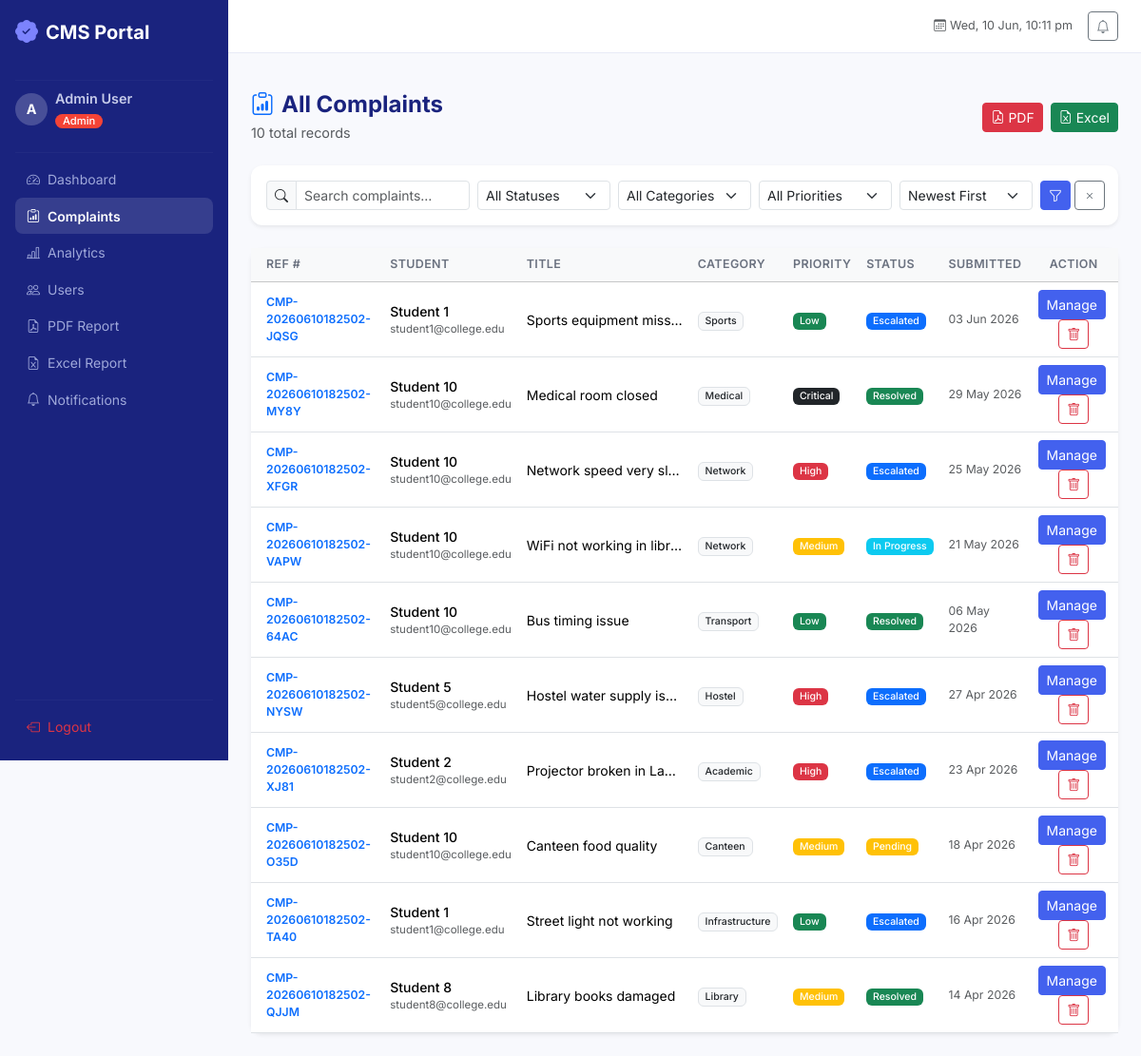
The page /admin/complaints (signed in) on the database its author committed.
### flask-app/app/models/user.py (models this page shows, shortened)
class TimestampMixin:
    created_at = db.Column(db.DateTime, default=datetime.utcnow, nullable=False)
    updated_at = db.Column(
        db.DateTime, default=datetime.utcnow, onupdate=datetime.utcnow, nullable=False
    )

class User(UserMixin, TimestampMixin, db.Model):
    __tablename__ = "users"
    id = db.Column(db.Integer, primary_key=True)
    name = db.Column(db.String(120), nullable=False)
    email = db.Column(db.String(150), unique=True, nullable=False, index=True)
    student_id = db.Column(db.String(20), unique=True, nullable=True)
    department = db.Column(db.String(100), nullable=True)
    phone = db.Column(db.String(20), nullable=True)
    _password_hash = db.Column("password_hash", db.String(255), nullable=False)
    role = db.Column(db.String(20), nullable=False, default="student")  # student | admin
    is_active = db.Column(db.Boolean, default=True)
    complaints = db.relationship(
        "Complaint",
        back_populates="user",
        lazy="dynamic",
        cascade="all, delete-orphan",
        foreign_keys="Complaint.user_id",
    )
    notifications = db.relationship(
        "Notification", back_populates="user", lazy="dynamic", cascade="all, delete-orphan"
    )
    @property
    def password(self):
        """Encapsulation: password is write-only."""
        raise AttributeError("Password is write-only.")
    @property
    def is_admin(self) -> bool:
        return self.role == "admin"

### flask-app/app/models/complaint.py (models this page shows, shortened)
class Complaint(db.Model):
    __tablename__ = "complaints"
    id = db.Column(db.Integer, primary_key=True)
    complaint_number = db.Column(
        db.String(40), unique=True, nullable=False, default=generate_complaint_number
    )
    user_id = db.Column(db.Integer, db.ForeignKey("users.id"), nullable=False, index=True)
    title = db.Column(db.String(200), nullable=False)
    description = db.Column(db.Text, nullable=False)
    category = db.Column(db.String(50), nullable=False, default="Other")
    priority = db.Column(db.String(20), nullable=False, default="Low")
    status = db.Column(db.String(30), nullable=False, default="Pending")
    attachment = db.Column(db.String(300), nullable=True)
    assigned_to = db.Column(db.Integer, db.ForeignKey("users.id"), nullable=True)
    admin_response = db.Column(db.Text, nullable=True)
    resolved_at = db.Column(db.DateTime, nullable=True)
    created_at = db.Column(db.DateTime, default=datetime.utcnow, nullable=False)
    updated_at = db.Column(
        db.DateTime, default=datetime.utcnow, onupdate=datetime.utcnow, nullable=False
    )
    user = db.relationship("User", foreign_keys=[user_id], back_populates="complaints")
    assignee = db.relationship("User", foreign_keys=[assigned_to])
    logs = db.relationship(
        "ComplaintLog", back_populates="complaint", lazy="dynamic",
        cascade="all, delete-orphan"
    )
    @property
    def priority_badge(self) -> str:
        badges = {
            "Low": "success", "Medium": "warning",
            "High": "danger", "Critical": "dark"
        }
        return badges.get(self.priority, "secondary")
    @property
    def status_badge(self) -> str:
        badges = {
            "Pending": "warning", "In Progress": "info",
            "Resolved": "success", "Rejected": "danger", "Escalated": "primary"
        }
        return badges.get(self.status, "secondary")

### flask-app/app/routes/admin.py (the view, shortened to what this page needs)
@admin_bp.route("/complaints")
@login_required
@admin_required
def complaints():
    page     = request.args.get("page", 1, type=int)
    search   = request.args.get("search", "").strip()
    status   = request.args.get("status", "")
    category = request.args.get("category", "")
    priority = request.args.get("priority", "")
    sort_by  = request.args.get("sort", "newest")
    query = Complaint.query
    if status:
        query = query.filter_by(status=status)
    if category:
        query = query.filter_by(category=category)
    if priority:
        query = query.filter_by(priority=priority)
    order_fn = {
        "newest":   lambda: Complaint.created_at.desc(),
        "oldest":   lambda: Complaint.created_at.asc(),
        "priority": lambda: Complaint.priority.desc(),
    }.get(sort_by, lambda: Complaint.created_at.desc())()
    pagination = query.order_by(order_fn).paginate(page=page, per_page=15, error_out=False)
    return render_template(
        "admin/complaints.html",
        pagination=pagination,
        complaints=pagination.items,
        categories=CATEGORIES,
        statuses=STATUSES,
        priorities=PRIORITIES,
        search=search,
        filter_status=status,
        filter_category=category,
        filter_priority=priority,
        sort_by=sort_by,
    )

### flask-app/app/templates/admin/complaints.html (shortened to what this page needs)
{% extends "base.html" %}
{% block content %}
<div class="page-header d-flex justify-content-between align-items-center mb-4">
  <div>
    <h4 class="fw-bold mb-1"><i class="bi bi-clipboard-data me-2 text-primary"></i>All Complaints</h4>
    <p class="text-muted mb-0">{{ pagination.total }} total record{{ 's' if pagination.total != 1 }}</p>
  </div>
  <div class="d-flex gap-2">
    <a href="{{ url_for('reports.generate_pdf') }}" target="_blank" class="btn btn-danger btn-sm">
      <i class="bi bi-file-earmark-pdf me-1"></i>PDF
    </a>
    <a href="{{ url_for('reports.generate_excel') }}" target="_blank" class="btn btn-success btn-sm">
      <i class="bi bi-file-earmark-excel me-1"></i>Excel
    </a>
  </div>
</div>
<div class="card shadow-sm border-0 mb-4">
  <div class="card-body py-3">
    <form method="GET" class="row g-2 align-items-end">
      <div class="col-md-3">
        <div class="input-group input-group-sm">
          <span class="input-group-text"><i class="bi bi-search"></i></span>
          <input type="text" name="search" class="form-control" placeholder="Search complaints…"
                 value="{{ search }}"/>
        </div>
      </div>
      <div class="col-md-2">
        <select name="status" class="form-select form-select-sm">
          <option value="">All Statuses</option>
        </select>
      </div>
      <div class="col-md-2">
        <select name="category" class="form-select form-select-sm">
          <option value="">All Categories</option>
        </select>
      </div>
      <div class="col-md-2">
        <select name="priority" class="form-select form-select-sm">
          <option value="">All Priorities</option>
        </select>
      </div>
      <div class="col-md-2">
        <select name="sort" class="form-select form-select-sm">
          <option value="newest" {% if sort_by=='newest' %}selected{% endif %}>Newest First</option>
        </select>
      </div>
      <div class="col-md-1 d-flex gap-1">
        <button type="submit" class="btn btn-primary btn-sm flex-grow-1">
          <i class="bi bi-funnel"></i>
        </button>
        <a href="{{ url_for('admin.complaints') }}" class="btn btn-outline-secondary btn-sm">
          <i class="bi bi-x"></i>
        </a>
      </div>
    </form>
  </div>
</div>
{% if complaints %}
<div class="card shadow-sm border-0">
  <div class="table-responsive">
    <table class="table table-hover align-middle mb-0">
      <thead class="table-light">
        <tr>
          <th class="ps-3">Ref #</th>
          <th>Student</th>
          <th>Title</th>
          <th>Category</th>
          <th>Priority</th>
          <th>Status</th>
          <th>Submitted</th>
          <th class="text-center">Action</th>
        </tr>
      </thead>
      <tbody>
        {% for c in complaints %}
        <tr>
          <td class="ps-3 fw-semibold text-primary small">{{ c.complaint_number }}</td>
          <td>
            <div class="fw-medium">{{ c.user.name if c.user else 'N/A' }}</div>
            <div class="text-muted x-small">{{ c.user.email if c.user else '' }}</div>
          </td>
          <td class="text-truncate" style="max-width:180px" title="{{ c.title }}">{{ c.title }}</td>
          <td><span class="badge bg-light text-dark border small">{{ c.category }}</span></td>
          <td><span class="badge bg-{{ c.priority_badge }}">{{ c.priority }}</span></td>
          <td><span class="badge bg-{{ c.status_badge }}">{{ c.status }}</span></td>
          <td class="text-muted small">{{ c.created_at.strftime('%d %b %Y') }}</td>
          <td class="text-center">
            <a href="{{ url_for('admin.complaint_detail', complaint_id=c.id) }}"
               class="btn btn-sm btn-primary me-1">Manage</a>
            <form method="POST"
                  action="{{ url_for('admin.delete_complaint', complaint_id=c.id) }}"
                  class="d-inline"
                  onsubmit="return confirm('Permanently delete this complaint?')">
              <button type="submit" class="btn btn-sm btn-outline-danger">
                <i class="bi bi-trash"></i>
              </button>
            </form>
          </td>
        </tr>
        {% endfor %}
      </tbody>
    </table>
  </div>
</div>
{% else %}
<div class="empty-state card shadow-sm border-0 py-5">
  <i class="bi bi-inbox text-muted"></i>
  <p class="text-muted mt-2">No complaints match your search criteria.</p>
</div>
{% endif %}
{% endblock %}

### flask-app/app/templates/base.html (shortened to what this page needs)
<!DOCTYPE html>
<html lang="en">
<head>
  <link href="https://cdn.jsdelivr.net/npm/bootstrap@5.3.3/dist/css/bootstrap.min.css" rel="stylesheet"/>
  <link href="https://cdn.jsdelivr.net/npm/bootstrap-icons@1.11.3/font/bootstrap-icons.min.css" rel="stylesheet"/>
  <link rel="stylesheet" href="{{ url_for('static', filename='css/style.css') }}"/>
</head>
<body class="cms-body">
{% if current_user.is_authenticated %}
<div class="d-flex">
  <nav id="sidebar" class="sidebar d-flex flex-column flex-shrink-0 p-3">
    <a href="{{ url_for('auth.index') }}" class="sidebar-brand d-flex align-items-center mb-4 text-decoration-none">
      <i class="bi bi-patch-check-fill me-2 fs-4"></i>
      <span class="fw-bold fs-5">CMS Portal</span>
    </a>
    <hr class="sidebar-divider"/>
    <div class="sidebar-user mb-3">
      <div class="d-flex align-items-center gap-2">
        <div class="user-avatar">{{ current_user.name[0].upper() }}</div>
        <div>
          <div class="fw-semibold text-truncate" style="max-width:140px">{{ current_user.name }}</div>
          <span class="badge {% if current_user.is_admin %}badge-admin{% else %}badge-student{% endif %}">
            {{ current_user.role|capitalize }}
          </span>
        </div>
      </div>
    </div>
    <hr class="sidebar-divider"/>
    <ul class="nav flex-column">
      {% if current_user.is_admin %}
        <li class="nav-item"><a class="nav-link {% if request.endpoint == 'admin.dashboard' %}active{% endif %}" href="{{ url_for('admin.dashboard') }}"><i class="bi bi-speedometer2 me-2"></i>Dashboard</a></li>
        <li class="nav-item"><a class="nav-link {% if request.endpoint == 'admin.complaints' %}active{% endif %}" href="{{ url_for('admin.complaints') }}"><i class="bi bi-clipboard-data me-2"></i>Complaints</a></li>
        <li class="nav-item"><a class="nav-link {% if request.endpoint == 'admin.analytics' %}active{% endif %}" href="{{ url_for('admin.analytics') }}"><i class="bi bi-bar-chart-line me-2"></i>Analytics</a></li>
        <li class="nav-item"><a class="nav-link {% if request.endpoint == 'admin.users' %}active{% endif %}" href="{{ url_for('admin.users') }}"><i class="bi bi-people me-2"></i>Users</a></li>
        <li class="nav-item"><a class="nav-link" href="{{ url_for('reports.generate_pdf') }}" target="_blank"><i class="bi bi-file-earmark-pdf me-2"></i>PDF Report</a></li>
        <li class="nav-item"><a class="nav-link" href="{{ url_for('reports.generate_excel') }}" target="_blank"><i class="bi bi-file-earmark-excel me-2"></i>Excel Report</a></li>
        <li class="nav-item"><a class="nav-link {% if request.endpoint == 'admin.notifications' %}active{% endif %}" href="{{ url_for('admin.notifications') }}"><i class="bi bi-bell me-2"></i>Notifications</a></li>
      {% endif %}
    </ul>
    <div class="mt-auto">
      <hr class="sidebar-divider"/>
      <a class="nav-link text-danger" href="{{ url_for('auth.logout') }}">
        <i class="bi bi-box-arrow-left me-2"></i>Logout
      </a>
    </div>
  </nav>
  <div class="main-content flex-grow-1">
    <header class="top-bar d-flex align-items-center justify-content-between px-4">
      <div class="d-flex align-items-center gap-3 ms-auto">
        <span class="text-muted small"><i class="bi bi-calendar3 me-1"></i><span id="liveClock"></span></span>
        <a href="{% if current_user.is_admin %}{{ url_for('admin.notifications') }}{% else %}{{ url_for('complaints.notifications') }}{% endif %}"
           class="btn btn-sm btn-outline-secondary position-relative">
          <i class="bi bi-bell"></i>
        </a>
      </div>
    </header>
    <div class="px-4 pt-3">
    </div>
    <main class="p-4">
{% endif %}
{% block content %}{% endblock %}
{% if current_user.is_authenticated %}
    </main>
  </div>
</div>
{% endif %}
</body>
</html>

### flask-app/app/static/css/style.css (style rules this page uses)
:root { --cms-primary: #4361ee; --cms-secondary: #3a0ca3; --cms-surface: #f8f9fd; --cms-sidebar-bg: #1a237e; --cms-sidebar-w: 240px; --cms-topbar-h: 56px; --radius: 0.75rem; --shadow: 0 1px 4px rgba(0,0,0,.08), 0 4px 16px rgba(0,0,0,.06); }
*, *::before, *::after { box-sizing: border-box; }
body.cms-body { font-family: 'Inter', system-ui, sans-serif; background: var(--cms-surface); color: #1a1a2e; min-height: 100vh; font-size: 0.9rem; }
.sidebar { width: var(--cms-sidebar-w); min-height: 100vh; background: var(--cms-sidebar-bg); color: #c5cae9; position: sticky; top: 0; height: 100vh; overflow-y: auto; flex-shrink: 0; transition: width .25s ease; }
.sidebar-brand { color: #fff !important; }
.sidebar-brand i { color: #7c83fd; }
.sidebar-divider { border-color: rgba(255,255,255,.12); margin: .5rem 0; }
.sidebar .nav-link { color: #9fa8da; border-radius: .5rem; padding: .55rem .75rem; transition: all .18s ease; font-size: .875rem; }
.sidebar .nav-link:hover, .sidebar .nav-link.active { background: rgba(255,255,255,.12); color: #fff; }
.sidebar .nav-link.active { font-weight: 600; }
.user-avatar { width: 34px; height: 34px; border-radius: 50%; background: rgba(255,255,255,.2); color: #fff; display: flex; align-items: center; justify-content: center; font-weight: 700; font-size: .9rem; flex-shrink: 0; }
.badge-admin { background: #f44336; color: #fff; padding: 2px 8px; border-radius: 12px; font-size: .7rem; }
.top-bar { height: var(--cms-topbar-h); background: #fff; border-bottom: 1px solid #e8eaf6; position: sticky; top: 0; z-index: 100; }
.main-content { min-height: 100vh; overflow-x: hidden; }
.page-header h4 { color: #1a237e; }
.card { border-radius: var(--radius) !important; }
.table { font-size: .875rem; }
.table th { font-weight: 600; font-size: .78rem; text-transform: uppercase; letter-spacing: .03em; color: #6b7280; }
.table tbody tr { transition: background .1s; }
.x-small { font-size: .72rem; }
.btn-primary { background: var(--cms-primary); border-color: var(--cms-primary); }
.badge { font-weight: 500; }

### rows shown on the page
User: name "A", name "Admin User", role "Admin"
Complaint: complaint_number "CMP-20260610182502-JQSG", user "Student 1", user "student1@college.edu", title "Sports equipment miss…", category "Sports", priority "Low", status "Escalated", created_at "03 Jun 2026"
Complaint: complaint_number "CMP-20260610182502-MY8Y", user "Student 10", user "student10@college.edu", title "Medical room closed", category "Medical", priority "Critical", status "Resolved", created_at "29 May 2026"
Complaint: complaint_number "CMP-20260610182502-XFGR", user "Student 10", user "student10@college.edu", title "Network speed very sl…", category "Network", priority "High", status "Escalated", created_at "25 May 2026"
Complaint: complaint_number "CMP-20260610182502-VAPW", user "Student 10", user "student10@college.edu", title "WiFi not working in libr…", category "Network", priority "Medium", status "In Progress", created_at "21 May 2026"
Complaint: complaint_number "CMP-20260610182502-64AC", user "Student 10", user "student10@college.edu", title "Bus timing issue", category "Transport", priority "Low", status "Resolved", created_at "06 May 2026"
Complaint: complaint_number "CMP-20260610182502-NYSW", user "Student 5", user "student5@college.edu", title "Hostel water supply is…", category "Hostel", priority "High", status "Escalated", created_at "27 Apr 2026"
Complaint: complaint_number "CMP-20260610182502-XJ81", user "Student 2", user "student2@college.edu", title "Projector broken in La…", category "Academic", priority "High", status "Escalated", created_at "23 Apr 2026"
Complaint: complaint_number "CMP-20260610182502-O35D", user "Student 10", user "student10@college.edu", title "Canteen food quality", category "Canteen", priority "Medium", status "Pending", created_at "18 Apr 2026"
Complaint: complaint_number "CMP-20260610182502-TA40", user "Student 1", user "student1@college.edu", title "Street light not working", category "Infrastructure", priority "Low", status "Escalated", created_at "16 Apr 2026"
Complaint: complaint_number "CMP-20260610182502-QJJM", user "Student 8", user "student8@college.edu", title "Library books damaged", category "Library", priority "Medium", status "Resolved", created_at "14 Apr 2026"

### other values the page prints
{{ pagination.total }} "10"
{{ 's' if pagination.total != 1 }} "s"
